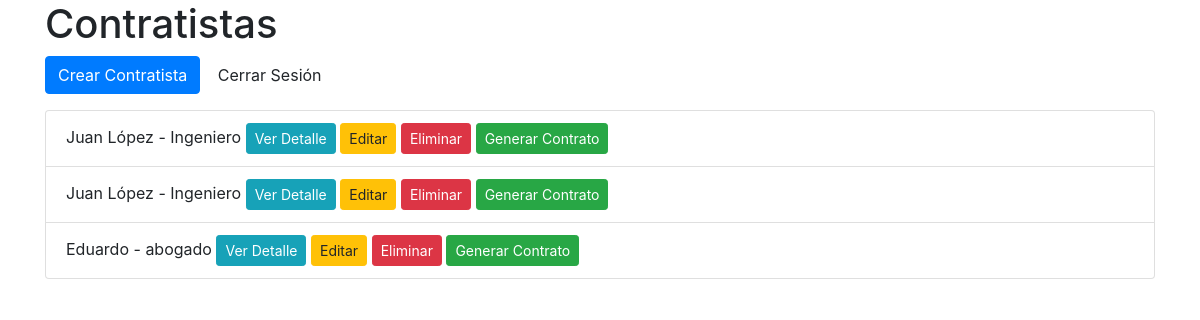
The app's page /listar/ with its own data.
### contratistas/models.py (models this page shows)
class Contratista(models.Model):
    nombre = models.CharField(max_length=100)
    perfil = models.CharField(max_length=100)
    foto = models.ImageField(upload_to='fotos/', null=True, blank=True)
    direccion = models.CharField(max_length=255, null=True, blank=True)
    telefono = models.CharField(max_length=20, null=True, blank=True)
    profesion = models.ForeignKey(Profesion, on_delete=models.CASCADE, null=True, blank=True)
    nivel_educativo = models.ForeignKey(NivelEducativo, on_delete=models.CASCADE, null=True, blank=True)

### contratistas/views.py (the view)
# urls.py: path('listar/', listarContratistas, name='listarContratistas'),
def listarContratistas(request):
    contratistas = Contratista.objects.all()
    return render(request, 'contratistas/listar_Contratistas.html', {'contratistas':contratistas})

### contratistas/templates/contratistas/listar_Contratistas.html (shortened to what this page needs)
<!DOCTYPE html>
<html>
<head>
    <link rel="stylesheet" href="https://stackpath.bootstrapcdn.com/bootstrap/4.5.2/css/bootstrap.min.css">
</head>
<body>
    <div class="container">
        <h1>Contratistas</h1>
        <a href="{% url 'crearContratista' %}" class="btn btn-primary">Crear Contratista</a>
        <form method="post" action="{% url 'logout' %}" style="display: inline;">
            <button type="submit" class="btn btn-link" style="text-decoration: none; color: inherit;">Cerrar Sesión</button>
        </form>
        <ul class="list-group mt-3">
            {% for contratista in contratistas %}
                <li class="list-group-item">
                    {{ contratista.nombre }} - {{ contratista.perfil }}
                    <a href="{% url 'detalleContratista' contratista.pk %}" class="btn btn-info btn-sm">Ver Detalle</a>
                    <a href="{% url 'editarContratista' contratista.pk %}" class="btn btn-warning btn-sm">Editar</a>
                    <a href="{% url 'eliminarContratista' contratista.pk %}" class="btn btn-danger btn-sm">Eliminar</a>
                    <a href="{% url 'crearContrato' contratista.pk %}" class="btn btn-success btn-sm">Generar Contrato</a>
                </li>
            {% endfor %}
        </ul>
    </div>
</body>
</html>

### records on screen
Contratista: nombre "Juan López", perfil "Ingeniero"
Contratista: nombre "Juan López", perfil "Ingeniero"
Contratista: nombre "Eduardo", perfil "abogado"
